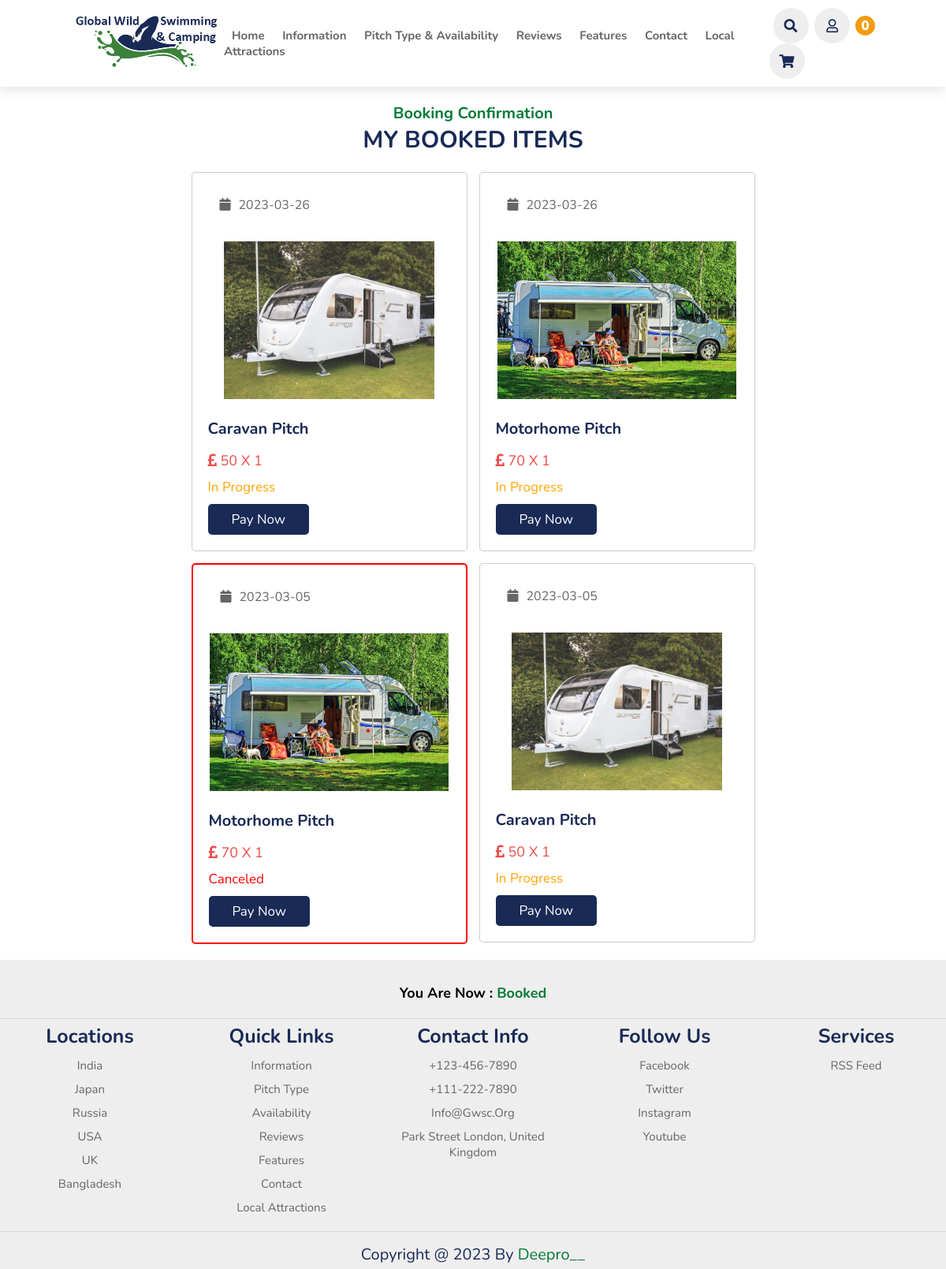
Screenshot of /booked.php (signed in) with the database file from the repository.
### tables this page shows
CREATE TABLE `pitch` (
  `id` varchar(20) NOT NULL,
  `name` varchar(50) NOT NULL,
  `description` varchar(500) NOT NULL,
  `price` varchar(10) NOT NULL,
  `image` varchar(50) NOT NULL
);

CREATE TABLE `confirm_booking` (
  `id` varchar(20) NOT NULL,
  `user_id` varchar(20) NOT NULL,
  `name` varchar(50) NOT NULL,
  `number` varchar(10) NOT NULL,
  `email` varchar(50) NOT NULL,
  `address` varchar(200) NOT NULL,
  `address_type` varchar(10) NOT NULL,
  `method` varchar(50) NOT NULL,
  `pitch_id` varchar(20) NOT NULL,
  `price` varchar(10) NOT NULL,
  `qty` varchar(2) NOT NULL,
  `date` date NOT NULL DEFAULT current_timestamp(),
  `status` varchar(50) NOT NULL DEFAULT 'in progress'
);

### booked.php (the view, shortened to what this page needs)
<?php
include 'components/config.php';
if (isset($_COOKIE['user_id'])) {
    $user_id = $_COOKIE['user_id'];
} else {
    setcookie('user_id', create_unique_id(), time() + 60 * 60 * 24 * 30);
}
?>
<!DOCTYPE html>
<html lang="en">
<head>
    <link rel="stylesheet" href="https://cdn.jsdelivr.net/npm/swiper@8/swiper-bundle.min.css" />
    <link rel="stylesheet" href="https://cdnjs.cloudflare.com/ajax/libs/font-awesome/5.15.3/css/all.min.css" />
    <link rel="stylesheet" href="css/style.css">
</head>
<body>
    <?php include 'components/header.php'; ?>
    <section>
        <div class="booked">
            <h3 class="sub-heading">Booking Confirmation</h3>
            <h1 class="heading">my booked items</h1>
            <div class="box-container">
                <?php
                $select_orders = $conn->prepare("SELECT * FROM `confirm_booking` WHERE user_id = ? ORDER BY date DESC");
                $select_orders->execute([$user_id]);
                if ($select_orders->rowCount() > 0) {
                    while ($fetch_order = $select_orders->fetch(PDO::FETCH_ASSOC)) {
                        $select_pitch = $conn->prepare("SELECT * FROM `pitch` WHERE id = ?");
                        $select_pitch->execute([$fetch_order['pitch_id']]);
                        if ($select_pitch->rowCount() > 0) {
                            while ($fetch_pitch = $select_pitch->fetch(PDO::FETCH_ASSOC)) {
                ?>
                                <div class="box" <?php if ($fetch_order['status'] == 'canceled') {
                                                        echo 'style="border:.2rem solid red";';
                                                    }; ?>>
                                    <a href="view_booked_items.php?get_id=<?= $fetch_order['id']; ?>">
                                        <p class="date"><i class="fa fa-calendar"></i><span><?= $fetch_order['date']; ?></span></p>
                                        <img src="uploaded_files_pitch/<?= $fetch_pitch['image']; ?>" class="image" alt="">
                                        <h3 class="name"><?= $fetch_pitch['name']; ?></h3>
                                        <p class="price"><i class="fas fa-pound-sign"></i> <?= $fetch_order['price']; ?> x <?= $fetch_order['qty']; ?></p>
                                        <p class="status" style="color:<?php if ($fetch_order['status'] == 'delivered') {
                                                                            echo 'green';
                                                                        } elseif ($fetch_order['status'] == 'canceled') {
                                                                            echo 'red';
                                                                        } else {
                                                                            echo 'orange';
                                                                        }; ?>"><?= $fetch_order['status']; ?></p>
                                    </a>
                                    <a href="" class="btn">Pay Now</a>
                                </div>
                <?php
                            }
                        }
                    }
                } else {
                    echo '<p class="empty">no orders found!</p>';
                }
                ?>
            </div>
        </div>
    </section>
    <?php include 'components/footer.php'; ?>
</body>
</html>

### css/style.css (style rules this page uses)
:root { --green: #047a36; --black: #192a56; --red: #eb4d4b; --orange: #f39c12; --light-color: #666; --gray-color: #c9c6c6; --box-shadow: 0 .5rem 1.5rem rgba(0, 0, 0, .1); --green-gradient: rgb(6, 129, 57); --white: #fff; --border: .1rem solid rgba(0, 0, 0, .2); }
* { font-family: 'Nunito', sans-serif; margin: 0; padding: 0; box-sizing: border-box; text-decoration: none; outline: none; border: none; text-transform: capitalize; transition: all .2s linear; }
html { font-size: 62.5%; overflow-x: hidden; scroll-padding-top: 5.5rem; scroll-behavior: smooth; }
section { padding: 2rem 7%; }
.sub-heading { text-align: center; color: var(--green); font-size: 2rem; padding-top: 1rem; }
.heading { text-align: center; color: var(--black); font-size: 3rem; padding-bottom: 2rem; text-transform: uppercase; }
.btn { margin-top: 1rem; display: inline-block; font-size: 1.7rem; color: #fff; background: var(--black); border-radius: .5rem; cursor: pointer; padding: .8rem 3rem; }
section .booked { padding-top: 10rem; }
.booked .box-container { display: grid; grid-template-columns: repeat(auto-fit, 35rem); align-items: flex-start; justify-content: center; gap: 1.5rem; }
.booked .box-container .box { background-color: var(--white); border-radius: .5rem; border: var(--border); padding: 2rem; overflow-x: hidden; }
.booked .box-container .box .date { padding: 1rem 1.5rem; color: var(--light-color); background-color: var(--light-bg); font-size: 1.6rem; display: inline-block; margin-bottom: 1.5rem; border-radius: .5rem; }
.booked .box-container .box .date i { margin-right: 1rem; color: var(--main-color); }
.booked .box-container .box .image { height: 20rem; width: 100%; object-fit: contain; margin: 1rem 0; }
.booked .box-container .box .name { font-size: 2rem; color: var(--black); text-overflow: ellipsis; margin: 1rem 0; overflow-x: hidden; }
.booked .box-container .box .price { color: var(--red); font-size: 1.8rem; padding: .5rem 0; }
.booked .box-container .box .status { padding-top: .5rem; font-size: 1.7rem; }

### rows the page displays
confirm_booking: date "2023-03-26", price "50", qty "1", status "In Progress"
pitch: image (picture), name "Caravan Pitch"
confirm_booking: date "2023-03-26", price "70", qty "1", status "In Progress"
pitch: image (picture), name "Motorhome Pitch"
confirm_booking: date "2023-03-05", price "70", qty "1", status "Canceled"
confirm_booking: date "2023-03-05", price "50", qty "1", status "In Progress"

### other values shown
$total_cart_items "0"
$title "Booked"
